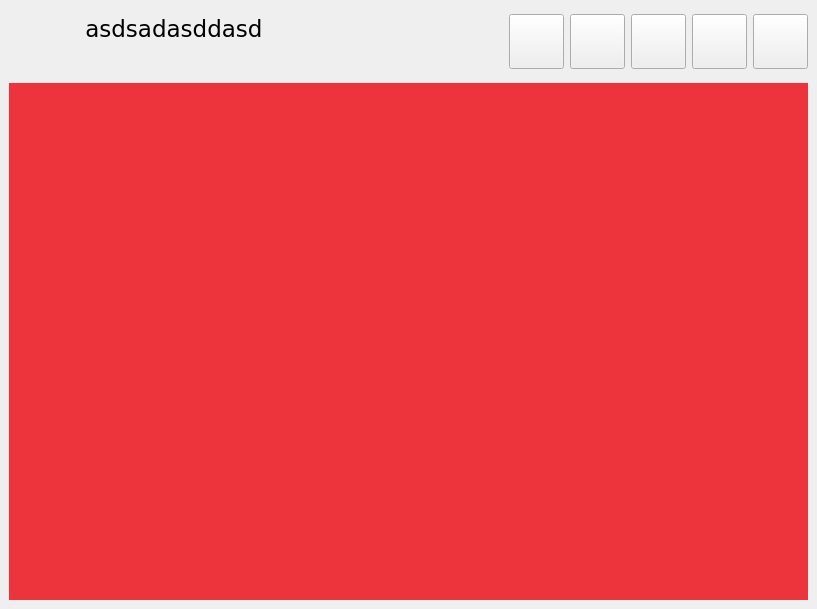
<?xml version="1.0" encoding="UTF-8"?>
<ui version="4.0">
 <class>ikoOSKAR::UI::MainPage</class>
 <widget class="QMainWindow" name="ikoOSKAR::UI::MainPage">
  <property name="geometry">
   <rect>
    <x>0</x>
    <y>0</y>
    <width>817</width>
    <height>609</height>
   </rect>
  </property>
  <property name="font">
   <font>
    <family>Sans</family>
   </font>
  </property>
  <property name="windowTitle">
   <string>ikoOSKAR</string>
  </property>
  <property name="windowIcon">
   <iconset resource="../../resources.qrc">
    <normaloff>:/assets/Icon-WhiteBGx128.png</normaloff>:/assets/Icon-WhiteBGx128.png</iconset>
  </property>
  <widget class="QWidget" name="centralwidget">
   <layout class="QVBoxLayout" name="verticalLayout_2">
    <item>
     <widget class="QFrame" name="frame">
      <property name="frameShape">
       <enum>QFrame::NoFrame</enum>
      </property>
      <property name="frameShadow">
       <enum>QFrame::Plain</enum>
      </property>
      <property name="lineWidth">
       <number>0</number>
      </property>
      <layout class="QHBoxLayout" name="headerbarHLayout">
       <property name="leftMargin">
        <number>0</number>
       </property>
       <property name="topMargin">
        <number>3</number>
       </property>
       <property name="rightMargin">
        <number>0</number>
       </property>
       <property name="bottomMargin">
        <number>5</number>
       </property>
       <item>
        <widget class="QPushButton" name="btnCurrentPage">
         <property name="enabled">
          <bool>false</bool>
         </property>
         <property name="sizePolicy">
          <sizepolicy hsizetype="Maximum" vsizetype="Maximum">
           <horstretch>0</horstretch>
           <verstretch>0</verstretch>
          </sizepolicy>
         </property>
         <property name="minimumSize">
          <size>
           <width>60</width>
           <height>60</height>
          </size>
         </property>
         <property name="maximumSize">
          <size>
           <width>60</width>
           <height>60</height>
          </size>
         </property>
         <property name="text">
          <string/>
         </property>
         <property name="icon">
          <iconset resource="../../resources.qrc">
           <normaloff>:/assets/home.png</normaloff>
           <disabledoff>:/assets/home.png</disabledoff>
           <disabledon>:/assets/home.png</disabledon>:/assets/home.png</iconset>
         </property>
         <property name="iconSize">
          <size>
           <width>48</width>
           <height>48</height>
          </size>
         </property>
         <property name="flat">
          <bool>true</bool>
         </property>
        </widget>
       </item>
       <item>
        <layout class="QVBoxLayout" name="verticalLayout">
         <property name="spacing">
          <number>2</number>
         </property>
         <property name="leftMargin">
          <number>3</number>
         </property>
         <property name="topMargin">
          <number>0</number>
         </property>
         <property name="rightMargin">
          <number>3</number>
         </property>
         <property name="bottomMargin">
          <number>2</number>
         </property>
         <item>
          <widget class="QLabel" name="lblModuleName">
           <property name="sizePolicy">
            <sizepolicy hsizetype="Preferred" vsizetype="Preferred">
             <horstretch>0</horstretch>
             <verstretch>2</verstretch>
            </sizepolicy>
           </property>
           <property name="maximumSize">
            <size>
             <width>16777215</width>
             <height>30</height>
            </size>
           </property>
           <property name="font">
            <font>
             <family>DejaVu Sans</family>
             <pointsize>17</pointsize>
            </font>
           </property>
           <property name="text">
            <string>&lt;module name&gt; asdsadasddasd</string>
           </property>
          </widget>
         </item>
         <item>
          <widget class="QLabel" name="lblDescription">
           <property name="sizePolicy">
            <sizepolicy hsizetype="Preferred" vsizetype="Preferred">
             <horstretch>0</horstretch>
             <verstretch>1</verstretch>
            </sizepolicy>
           </property>
           <property name="maximumSize">
            <size>
             <width>16777215</width>
             <height>20</height>
            </size>
           </property>
           <property name="font">
            <font>
             <family>Sans</family>
             <pointsize>12</pointsize>
            </font>
           </property>
           <property name="text">
            <string>&lt;description&gt;</string>
           </property>
          </widget>
         </item>
        </layout>
       </item>
       <item>
        <spacer name="horizontalSpacer">
         <property name="orientation">
          <enum>Qt::Horizontal</enum>
         </property>
         <property name="sizeHint" stdset="0">
          <size>
           <width>29</width>
           <height>17</height>
          </size>
         </property>
        </spacer>
       </item>
       <item>
        <layout class="QHBoxLayout" name="navbarHLayout">
         <item>
          <widget class="QPushButton" name="btnHome">
           <property name="enabled">
            <bool>true</bool>
           </property>
           <property name="sizePolicy">
            <sizepolicy hsizetype="Maximum" vsizetype="Maximum">
             <horstretch>0</horstretch>
             <verstretch>0</verstretch>
            </sizepolicy>
           </property>
           <property name="minimumSize">
            <size>
             <width>55</width>
             <height>55</height>
            </size>
           </property>
           <property name="maximumSize">
            <size>
             <width>55</width>
             <height>55</height>
            </size>
           </property>
           <property name="toolTip">
            <string>Ana Sayfa</string>
           </property>
           <property name="text">
            <string/>
           </property>
           <property name="icon">
            <iconset resource="../../resources.qrc">
             <normaloff>:/assets/home.png</normaloff>:/assets/home.png</iconset>
           </property>
           <property name="iconSize">
            <size>
             <width>36</width>
             <height>36</height>
            </size>
           </property>
           <property name="flat">
            <bool>false</bool>
           </property>
          </widget>
         </item>
         <item>
          <widget class="QPushButton" name="btnDatabase">
           <property name="sizePolicy">
            <sizepolicy hsizetype="Maximum" vsizetype="Maximum">
             <horstretch>0</horstretch>
             <verstretch>0</verstretch>
            </sizepolicy>
           </property>
           <property name="minimumSize">
            <size>
             <width>55</width>
             <height>55</height>
            </size>
           </property>
           <property name="maximumSize">
            <size>
             <width>55</width>
             <height>55</height>
            </size>
           </property>
           <property name="toolTip">
            <string>Öğrenci İşlemleri</string>
           </property>
           <property name="whatsThis">
            <string comment="1"/>
           </property>
           <property name="text">
            <string/>
           </property>
           <property name="icon">
            <iconset resource="../../resources.qrc">
             <normaloff>:/assets/students.png</normaloff>:/assets/students.png</iconset>
           </property>
           <property name="iconSize">
            <size>
             <width>36</width>
             <height>36</height>
            </size>
           </property>
          </widget>
         </item>
         <item>
          <widget class="QPushButton" name="btnNewScheme">
           <property name="sizePolicy">
            <sizepolicy hsizetype="Maximum" vsizetype="Maximum">
             <horstretch>0</horstretch>
             <verstretch>0</verstretch>
            </sizepolicy>
           </property>
           <property name="minimumSize">
            <size>
             <width>55</width>
             <height>55</height>
            </size>
           </property>
           <property name="maximumSize">
            <size>
             <width>55</width>
             <height>55</height>
            </size>
           </property>
           <property name="toolTip">
            <string>Yeni Sınav Düzeni Oluştur</string>
           </property>
           <property name="text">
            <string/>
           </property>
           <property name="icon">
            <iconset resource="../../resources.qrc">
             <normaloff>:/assets/new-scheme.png</normaloff>:/assets/new-scheme.png</iconset>
           </property>
           <property name="iconSize">
            <size>
             <width>36</width>
             <height>36</height>
            </size>
           </property>
          </widget>
         </item>
         <item>
          <widget class="QPushButton" name="btnHistory">
           <property name="sizePolicy">
            <sizepolicy hsizetype="Maximum" vsizetype="Maximum">
             <horstretch>0</horstretch>
             <verstretch>0</verstretch>
            </sizepolicy>
           </property>
           <property name="minimumSize">
            <size>
             <width>55</width>
             <height>55</height>
            </size>
           </property>
           <property name="maximumSize">
            <size>
             <width>55</width>
             <height>55</height>
            </size>
           </property>
           <property name="toolTip">
            <string>Önceki Sınav Düzenleri</string>
           </property>
           <property name="text">
            <string/>
           </property>
           <property name="icon">
            <iconset resource="../../resources.qrc">
             <normaloff>:/assets/history.png</normaloff>:/assets/history.png</iconset>
           </property>
           <property name="iconSize">
            <size>
             <width>36</width>
             <height>36</height>
            </size>
           </property>
          </widget>
         </item>
         <item>
          <widget class="QPushButton" name="btnHelp">
           <property name="sizePolicy">
            <sizepolicy hsizetype="Maximum" vsizetype="Maximum">
             <horstretch>0</horstretch>
             <verstretch>0</verstretch>
            </sizepolicy>
           </property>
           <property name="minimumSize">
            <size>
             <width>55</width>
             <height>55</height>
            </size>
           </property>
           <property name="maximumSize">
            <size>
             <width>55</width>
             <height>55</height>
            </size>
           </property>
           <property name="toolTip">
            <string>İletişim ve Uygulama Bilgileri</string>
           </property>
           <property name="text">
            <string/>
           </property>
           <property name="icon">
            <iconset resource="../../resources.qrc">
             <normaloff>:/assets/help.png</normaloff>:/assets/help.png</iconset>
           </property>
           <property name="iconSize">
            <size>
             <width>36</width>
             <height>36</height>
            </size>
           </property>
          </widget>
         </item>
        </layout>
       </item>
      </layout>
     </widget>
    </item>
    <item>
     <widget class="QWidget" name="wdContainer" native="true">
      <property name="sizePolicy">
       <sizepolicy hsizetype="Preferred" vsizetype="Preferred">
        <horstretch>0</horstretch>
        <verstretch>1</verstretch>
       </sizepolicy>
      </property>
      <property name="styleSheet">
       <string notr="true">background-color: rgb(237, 51, 59)</string>
      </property>
     </widget>
    </item>
   </layout>
  </widget>
 </widget>
 <resources>
  <include location="../../resources.qrc"/>
 </resources>
 <connections/>
</ui>
